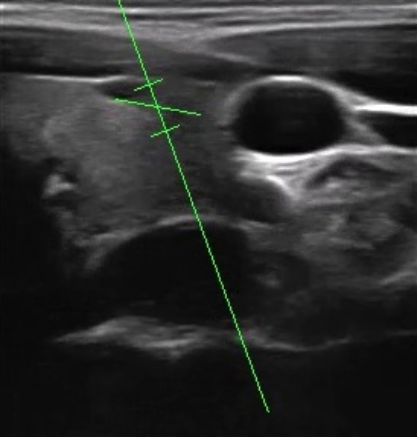
#> input picture data/classify_view/input/example_transverse.png, 417 x 437 px; its folder holds only this picture in this run
$ python main.py
#> lines starting #> are read from the running program, lines starting #| are printed output that depends on the picture; after the words box and inside, x2 and y2 are one past the last pixel; in counts of white or black regions, pixels touching at a corner belong together
"""Classify Doppler ultrasound images as transverse or longitudinal vessel views.

Usage:
    python modules/classify_view/src/main.py [INPUT] [OUTPUT] [--show]

INPUT is an image, or a directory of images, already cropped to the B-mode view
(default: data/classify_view/input/).
OUTPUT is a directory (default: data/classify_view/output/, created if needed). Every input image is
saved there with the overlay drawn on it (same filename): the view label and
confidence in the top-left, and the deciding region outlined in yellow. OUTPUT/views.csv has
one row per image: view (transverse | longitudinal | unknown), confidence, and
the two evidence scores.
--show also displays each overlay in a window (any key: next, q: quit).

Method (classical OpenCV, no training):
  A vessel lumen is anechoic (dark) with bright walls. Dark regions are found
  by sweeping a darkness threshold, then judged by shape:
    longitudinal - a long, roughly horizontal dark band with bright walls
                   (it may run off the left/right edge of the image);
    transverse   - a sizeable round/elliptical dark region with a bright wall
                   ring that does not touch the image edge.
  The stronger evidence wins; if neither is convincing the view is "unknown".
"""
import argparse
import csv
import math
from pathlib import Path

import cv2
import numpy as np

DATA_DIR = Path(__file__).resolve().parents[3] / "data" / "classify_view"  # modules/classify_view/src/main.py -> repo root
IMAGE_EXTS = {".jpg", ".jpeg", ".png", ".bmp", ".tif", ".tiff"}
WORK_SIZE = 300  # images are resized so their shorter side is this many px
THRESHOLDS = range(10, 95, 5)
MIN_EVIDENCE = 0.35  # below this for both views -> "unknown"


def clean_view(bgr):
    """Return (gray, flow, clipped_flow).

    gray has overlays inpainted and colour-flow pixels set to 0 (lumen); flow is
    the colour-flow mask; clipped_flow is the part of it cut off by the ROI box.
    """
    hsv = cv2.cvtColor(bgr, cv2.COLOR_BGR2HSV)
    hue, sat, val = hsv[..., 0], hsv[..., 1], hsv[..., 2]
    colored = (sat > 90) & (val > 60)
    # OpenCV hue is 0..179. Doppler flow maps are red/orange/yellow and blue;
    # green (35-85) and cyan (85-100) are cursor / ROI-box overlays.
    flow_hue = (hue < 35) | (hue > 100)
    ell5 = cv2.getStructuringElement(cv2.MORPH_ELLIPSE, (5, 5))
    flow = cv2.morphologyEx((colored & flow_hue).astype(np.uint8), cv2.MORPH_OPEN, ell5)
    overlay = cv2.dilate((colored & (flow == 0)).astype(np.uint8), ell5)
    gray = cv2.cvtColor(bgr, cv2.COLOR_BGR2GRAY)
    if overlay.any():
        gray = cv2.inpaint(gray, overlay, 5, cv2.INPAINT_TELEA)
    gray[flow > 0] = 0
    # Flow blobs that touch an overlay line are cut off by the colour ROI box, so
    # their outline is the box's, not the vessel's.
    n, labels = cv2.connectedComponents(flow)
    touching = np.unique(labels[(cv2.dilate(overlay, ell5) > 0) & (flow > 0)])
    clipped = np.isin(labels, touching[touching > 0]).astype(np.uint8)
    return gray, flow, clipped


def measure(contour, smooth, flow, clipped):
    """Shape and contrast features for one dark region."""
    h, w = smooth.shape
    area = cv2.contourArea(contour)
    hull = cv2.convexHull(contour)
    hull_area = cv2.contourArea(hull)
    hull_perim = cv2.arcLength(hull, True)
    (cx, cy), (d1, d2), angle = cv2.fitEllipse(contour)
    major, minor = max(d1, d2), min(d1, d2)
    major_angle = (angle if d1 >= d2 else angle + 90) % 180
    x, y, bw, bh = cv2.boundingRect(contour)
    reg = dict(
        contour=contour,
        radius=math.sqrt(area / math.pi),
        area=float(area),
        major=float(major),
        minor=float(minor),
        aspect=float(minor / major) if major else 0.0,
        tilt=float(min(major_angle, 180 - major_angle)),  # major axis vs horizontal, 0..90
        span=bw / w,  # horizontal extent as a fraction of image width
        circularity=float(4 * math.pi * hull_area / hull_perim ** 2) if hull_perim else 0.0,
        solidity=float(area / hull_area) if hull_area else 0.0,
        touches_lr=x <= 1 or x + bw >= w - 1,
        touches_tb=y <= 1 or y + bh >= h - 1,
        contrast=0.0,
        interior=255.0,
        flow_frac=0.0,
        clipped_frac=0.0,
    )
    if transverse_shape(reg) == 0 and longitudinal_shape(reg) == 0:
        return reg  # cannot be evidence for either view; skip the costly contrast step

    # Wall ring: a band just outside the region (thickness scales with region size).
    k = max(3, int(0.4 * min(math.sqrt(area / math.pi), minor / 2 + 1)) * 2 + 1)
    # Work in a padded crop around the region rather than the whole image.
    x0, y0 = max(0, x - k), max(0, y - k)
    x1, y1 = min(w, x + bw + k), min(h, y + bh + k)
    inside = np.zeros((y1 - y0, x1 - x0), np.uint8)
    cv2.drawContours(inside, [contour - [x0, y0]], -1, 1, cv2.FILLED)
    # Ring = pixels within k/2 of the region (distance transform is O(n) for any ring width).
    ring = (cv2.distanceTransform(1 - inside, cv2.DIST_L2, 3) <= k / 2) & (inside == 0)
    patch = smooth[y0:y1, x0:x1]
    interior = float(patch[inside > 0].mean())
    wall = float(patch[ring > 0].mean()) if ring.any() else interior

    reg["interior"] = interior
    reg["contrast"] = wall - interior
    reg["flow_frac"] = float(flow[y0:y1, x0:x1][inside > 0].mean())
    reg["clipped_frac"] = float(clipped[y0:y1, x0:x1][inside > 0].mean())
    return reg


def dark_regions(gray, flow, clipped, min_area_frac=0.002):
    """Every dark region found at any threshold level, measured. Yields dicts."""
    h, w = gray.shape
    smooth = cv2.GaussianBlur(cv2.medianBlur(gray, 5), (0, 0), 2)
    ell = cv2.getStructuringElement(cv2.MORPH_ELLIPSE, (5, 5))
    for t in THRESHOLDS:
        mask = cv2.morphologyEx((smooth < t).astype(np.uint8), cv2.MORPH_OPEN, ell)
        contours, _ = cv2.findContours(mask, cv2.RETR_EXTERNAL, cv2.CHAIN_APPROX_NONE)
        for c in contours:
            if len(c) >= 5 and cv2.contourArea(c) >= min_area_frac * h * w:
                yield measure(c, smooth, flow, clipped)


def contrast_term(reg):
    """0..1: how much brighter the wall is than the lumen."""
    if reg["interior"] >= 0.6 * (reg["interior"] + reg["contrast"]):  # lumen must be < 60% of wall
        return 0.0
    return ramp(reg["contrast"], 10, 40)


def transverse_evidence(reg, min_dim):
    """0..1: a sizeable, round, walled dark region away from the image edges."""
    if reg["touches_lr"] or reg["touches_tb"] or reg["solidity"] < 0.85 or reg["clipped_frac"] > 0.5:
        return 0.0
    if reg["radius"] < 0.06 * min_dim:  # tiny round blobs show up in longitudinal views too
        return 0.0
    return transverse_shape(reg) * contrast_term(reg)


def ramp(v, lo, hi):
    """0 at lo, 1 at hi, linear in between."""
    return min(1.0, max(0.0, (v - lo) / (hi - lo)))


def transverse_shape(reg):
    """0..1 roundness. Transverse lumens are often elliptical, so aspect 0.6 already counts as round."""
    return ramp(reg["aspect"], 0.35, 0.6) * ramp(reg["circularity"], 0.65, 0.85)


def longitudinal_shape(reg):
    """0..1 elongation along the image width."""
    if reg["tilt"] > 30 or reg["aspect"] > 0.35:
        return 0.0
    return ramp(reg["span"], 0.2, 0.5) * ramp(reg["solidity"], 0.5, 0.85)


def longitudinal_evidence(reg):
    """0..1: a long, roughly horizontal, walled dark band."""
    if reg["touches_tb"]:
        return 0.0
    # A band filled with colour flow is a lumen regardless of how bright its wall looks.
    # (Not applied to transverse: flow blobs clipped by the colour box can look round.)
    walled = 1.0 if reg["flow_frac"] > 0.5 else contrast_term(reg)
    return longitudinal_shape(reg) * walled


def classify(image):
    """Return dict(view, confidence, transverse, longitudinal, contour, scale)."""
    s = WORK_SIZE / min(image.shape[:2])
    work = cv2.resize(image, None, fx=s, fy=s, interpolation=cv2.INTER_AREA if s < 1 else cv2.INTER_LINEAR)
    gray, flow, clipped = clean_view(work)
    min_dim = min(gray.shape)
    best = {"transverse": (0.0, None), "longitudinal": (0.0, None)}
    for reg in dark_regions(gray, flow, clipped):
        for view, ev in (("transverse", transverse_evidence(reg, min_dim)),
                         ("longitudinal", longitudinal_evidence(reg))):
            if ev > best[view][0]:
                best[view] = (ev, reg["contour"])
    t, l = best["transverse"][0], best["longitudinal"][0]
    if max(t, l) < MIN_EVIDENCE:
        view, conf, contour = "unknown", 1 - max(t, l) / MIN_EVIDENCE, None
    else:
        view = "transverse" if t > l else "longitudinal"
        conf = abs(t - l) / max(t, l)  # 1 = only one view has evidence, 0 = tie
        contour = best[view][1]
    if contour is not None:
        contour = np.round(contour / s).astype(np.int32)
    return dict(view=view, confidence=round(conf, 3), transverse=round(t, 3),
                longitudinal=round(l, 3), contour=contour)


def annotate(image, result):
    out = image.copy()
    if result["contour"] is not None:
        cv2.drawContours(out, [result["contour"]], -1, (0, 255, 255), 2)
    label = f"{result['view']} ({result['confidence']:.2f})"
    cv2.putText(out, label, (8, 22), cv2.FONT_HERSHEY_SIMPLEX, 0.6, (0, 0, 0), 3, cv2.LINE_AA)
    cv2.putText(out, label, (8, 22), cv2.FONT_HERSHEY_SIMPLEX, 0.6, (0, 255, 255), 1, cv2.LINE_AA)
    return out


def show_image(title, image):
    """Display an image; returns False if the user pressed q/Esc to stop."""
    cv2.imshow("result", image)
    cv2.setWindowTitle("result", f"{title}  (any key: next, q: quit)")
    return cv2.waitKey(0) & 0xFF not in (ord("q"), 27)


def list_images(path):
    path = Path(path)
    if path.is_file():
        return [path]
    if path.is_dir():
        return sorted(p for p in path.iterdir() if p.suffix.lower() in IMAGE_EXTS)
    raise FileNotFoundError(f"Input not found: {path}")


def run(input, output, show=False):
    """Classify every image under `input`; write overlays and views.csv to `output`.

    Returns {"transverse": n, "longitudinal": n, "unknown": n}.
    """
    images = list_images(input)
    out_dir = Path(output)
    out_dir.mkdir(parents=True, exist_ok=True)
    counts = {"transverse": 0, "longitudinal": 0, "unknown": 0}

    with open(out_dir / "views.csv", "w", newline="") as f:
        writer = csv.DictWriter(f, fieldnames=["image", "view", "confidence", "transverse", "longitudinal"],
                                extrasaction="ignore")
        writer.writeheader()
        for img_path in images:
            image = cv2.imread(str(img_path))
            if image is None:
                print(f"Skipping unreadable image: {img_path}")
                continue
            result = classify(image)
            writer.writerow({"image": img_path.name, **result})
            counts[result["view"]] += 1
            print(f"{img_path.name}: {result['view']} (confidence {result['confidence']:.2f})")
            annotated = annotate(image, result)
            cv2.imwrite(str(out_dir / img_path.name), annotated)
            if show and not show_image(f"{img_path.name}: {result['view']}", annotated):
                break

    if show:
        cv2.destroyAllWindows()
    summary = ", ".join(f"{v} {n}" for v, n in counts.items())
    print(f"Done: {summary} -> {out_dir}/views.csv")
    return counts


def main():
    p = argparse.ArgumentParser(description=__doc__, formatter_class=argparse.RawDescriptionHelpFormatter)
    p.add_argument("input", nargs="?", default=DATA_DIR / "input",
                   help="image file or directory of images, cropped to the B-mode view (default: data/classify_view/input/)")
    p.add_argument("output", nargs="?", default=DATA_DIR / "output", help="output directory (default: data/classify_view/output/)")
    p.add_argument("--show", action="store_true", help="display each annotated result in a window")
    a = p.parse_args()
    run(a.input, a.output, show=a.show)
#> in run, image is the input picture: shape (437, 417, 3); mean B, G, R 46.1, 46.9, 46.1
#> in clean_view, `hsv = cv2.cvtColor(bgr, cv2.COLOR_BGR2HSV)`: hsv: shape (314, 300, 3); mean H, S, V 23.9, 6.9, 47.4
#> in clean_view, `colored = (sat > 90) & (val > 60)`:
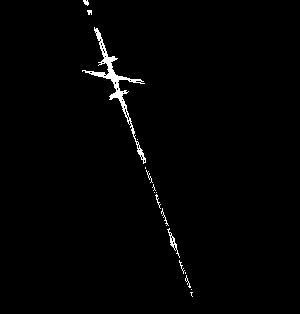
#> colored: shape (314, 300) bool; 1.2% white; 17 white regions (8 under 20 px), largest, box (x1, y1, x2, y2) and area: (82, 27, 146, 164) 872, (167, 228, 180, 258) 80, (161, 208, 169, 226) 28
#> in clean_view, `flow_hue = (hue < 35) | (hue > 100)`:
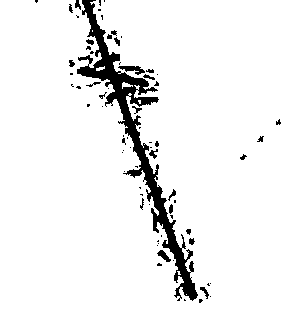
#> flow_hue: shape (314, 300) bool; 93.8% white; 71 black regions (48 under 20 px), largest, box (x1, y1, x2, y2) and area: (77, 0, 198, 301) 4771, (118, 66, 145, 75) 124, (157, 250, 171, 262) 77
#> in clean_view, `flow = cv2.morphologyEx((colored & flow_hue).astype(np.uint8), cv2.MOR..`: flow: shape (314, 300); every value is 0
#> in clean_view, `overlay = cv2.dilate((colored & (flow == 0)).astype(np.uint8), ell5)`:
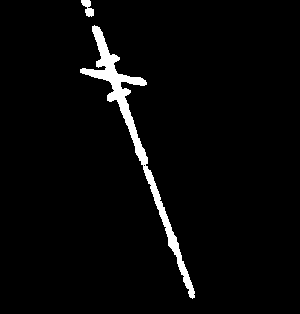
#> overlay: shape (314, 300); values 0 (black) and 1 (white), 3.2% white; 2 white regions, box (x1, y1, x2, y2) and area: (80, 25, 195, 299) 2868, (81, 0, 94, 17) 129
#> in clean_view, `n, labels = cv2.connectedComponents(flow)`: labels: shape (314, 300) int32; every value is 0
#> in clean_view, `n, labels = cv2.connectedComponents(flow)`: n = 1
#> in clean_view, `touching = np.unique(labels[(cv2.dilate(overlay, ell5) > 0) & (flow > ..`: touching = empty array
#> in measure, `h, w = smooth.shape`: h = 314; w = 300
#> in measure, `area = cv2.contourArea(contour)`: area = 3683.5
#> in measure, `hull_area = cv2.contourArea(hull)`: hull_area = 4465.5
#> in measure, `hull_perim = cv2.arcLength(hull, True)`: hull_perim = 270.4
#> in measure, `(cx, cy), (d1, d2), angle = cv2.fitEllipse(contour)`: cx = 137.5; cy = 289.6; d1 = 55.72; d2 = 99.44; angle = 89.25
#> in measure, `major, minor = max(d1, d2), min(d1, d2)`: major = 99.44; minor = 55.72
#> in measure, `major_angle = (angle if d1 >= d2 else angle + 90) % 180`: major_angle = 179.2
#> in measure, `x, y, bw, bh = cv2.boundingRect(contour)`: x = 82; y = 259; bw = 105; bh = 55
#> in measure, `reg = dict( contour=contour, radius=math.sqrt(area / math.pi), area=fl..`: reg = 16 items
#> in measure, `k = max(3, int(0.4 * min(math.sqrt(area / math.pi), minor / 2 + 1)) * ..`: k = 23
#> in measure, `x0, y0 = max(0, x - k), max(0, y - k)`: x0 = 59; y0 = 236
#> in measure, `x1, y1 = min(w, x + bw + k), min(h, y + bh + k)`: x1 = 210; y1 = 314
#> in measure, `ring = (cv2.distanceTransform(1 - inside, cv2.DIST_L2, 3) <= k / 2) & ..`: ring: shape (78, 151) bool; 22.8% white; 2 white regions (1 under 20 px), largest, box (x1, y1, x2, y2) and area: (11, 11, 140, 78) 2682
#> in measure, `patch = smooth[y0:y1, x0:x1]`:
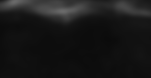
#> patch: shape (78, 151); min 11, max 106, mean 23.8
#> in measure, `interior = float(patch[inside > 0].mean())`: interior = 13.2
#> in measure, `wall = float(patch[ring > 0].mean()) if ring.any() else interior`: wall = 17.14
#> the loop in classify, `for reg in dark_regions(gray, flow, clipped):` made 73 passes
#> pass 1, in measure (call 2), `ring = (cv2.distanceTransform(1 - inside, cv2.DIST_L2, 3) <= k / 2) & ..`:
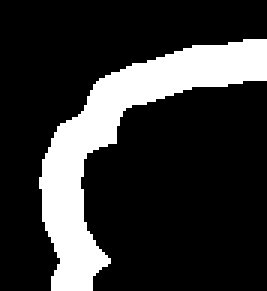
#> ring: shape (97, 89) bool (shown 3 times larger); 20% white; 1 white region, box (x1, y1, x2, y2) and area: (13, 13, 89, 97) 1729
#> pass 1, in measure (call 2), `patch = smooth[y0:y1, x0:x1]`:
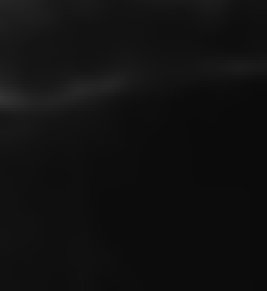
#> patch: shape (97, 89) (shown 3 times larger); min 11, max 50, mean 16.3
#| example_transverse.png: transverse (confidence 0.99)
#> in annotate, `cv2.putText(out, label, (8, 22), cv2.FONT_HERSHEY_SIMPLEX, 0.6, (0, 25..`:
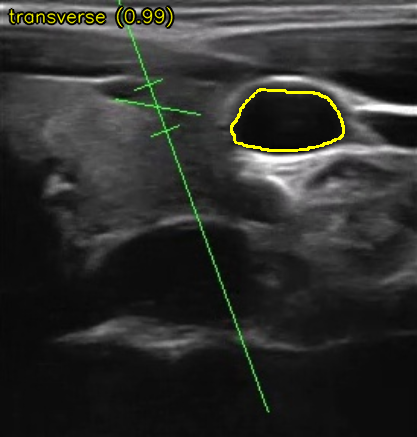
#> out: shape (437, 417, 3); mean B, G, R 44.7, 47.4, 46.6
#| Done: transverse 1, longitudinal 0, unknown 0 -> data/classify_view/output/views.csv


if __name__ == "__main__":
    main()
